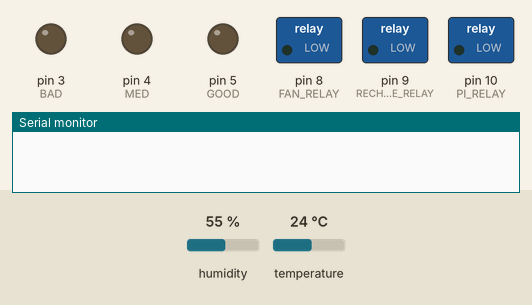
A sketch run on a simulated Arduino Uno, built with avr-gcc and run on an emulated ATmega328P. Parts: switched loads named in the sketch (green lamp = pin HIGH), output pins drawn as LEDs (lit = HIGH), the last lines printed to the serial monitor. Inputs (shaded band) come from the test bench; at power-on: humidity 55 %, temperature 24 °C.

Above: at 0.1 s.
At 0.5 s:
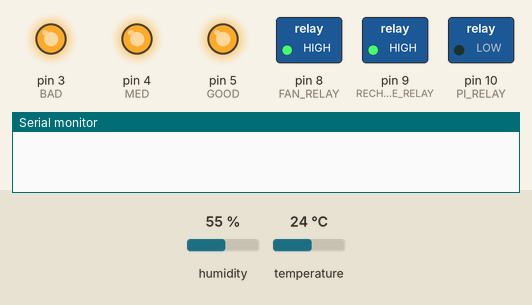
At 0.9 s:
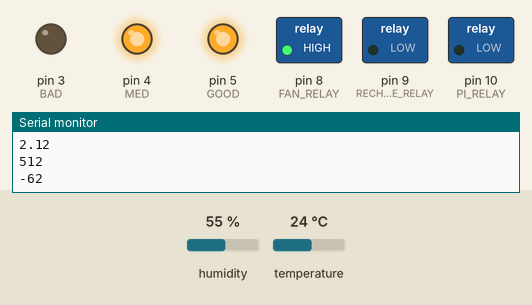
At 13.6 s:
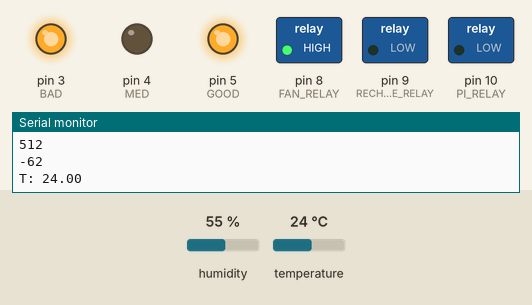
At 14.1 s:
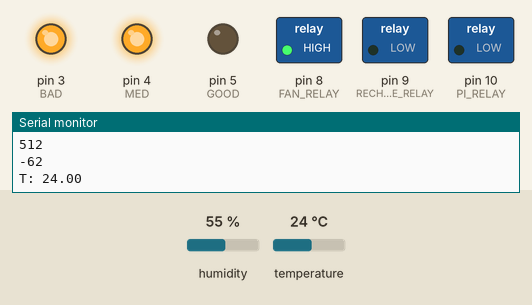
At 27.6 s:
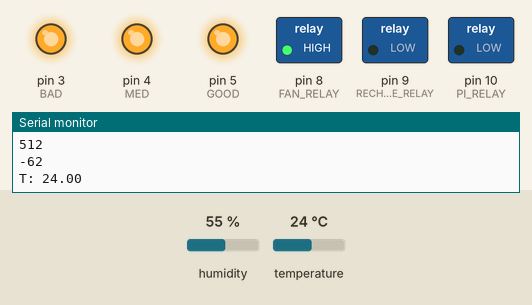
Timing chart, 0 to 40.0 s (numbered marks = the images above):
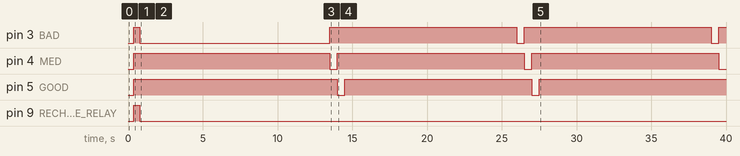

Measured:
- by itself, pin 3 (BAD): repeats every 13.0 s: HIGH 12.5 s, LOW 0.50 s
- by itself, pin 4 (MED), pin 5 (GOOD): alternates HIGH for 12.5 s and LOW for 0.50 s

The sketch:

hub.ino
```cpp
#include <DHT.h>

#define GOOD 5
#define MED 4
#define BAD 3
#define PI_RELAY 10
#define RECHARGE_RELAY 9
#define FAN_RELAY 8

#define CHARGE_ON
#define CHARGE_OFF

#define TEMPERATURE_PIN 2
#define BATTERY_PIN A0

DHT dht;

float lastTemp;
float lastBattery;
float temperature;
int sensorValue=0;

unsigned long previousMillis_temperature = 0;
const long temperature_interval = 120000;
unsigned long previousMillis_battery = 0;
const long battery_interval = 13000;

void temperature_check();
void battery_check();
void rgb_led();

void setup()
{
  // put your setup code here, to run once:
  Serial.begin(9600);

  dht.setup(TEMPERATURE_PIN);
  delay(200);

  pinMode(GOOD,OUTPUT);
  pinMode(MED,OUTPUT);
  pinMode(BAD,OUTPUT);
  pinMode(PI_RELAY,OUTPUT);
  pinMode(RECHARGE_RELAY,OUTPUT);
  pinMode(FAN_RELAY,OUTPUT);
  delay(200);

  digitalWrite(GOOD,HIGH);
  digitalWrite(MED,HIGH);
  digitalWrite(BAD,HIGH);
  digitalWrite(PI_RELAY,LOW);
  digitalWrite(RECHARGE_RELAY,HIGH);
  digitalWrite(FAN_RELAY,HIGH);
  delay(200);

  #if defined(__AVR_ATmega2560__)
   analogReference(INTERNAL1V1);
#else
   analogReference(INTERNAL);
#endif
  delay(200);

  battery_check();
  temperature_check();
  delay(200);
}

void loop()
{
  unsigned long currentMillis_temperature = millis();
  if (currentMillis_temperature - previousMillis_temperature >= temperature_interval)
  {
    previousMillis_temperature = currentMillis_temperature;
    temperature_check();
    battery_check();
  }

  unsigned long currentMillis_battery = millis();
  if(digitalRead(RECHARGE_RELAY)==LOW)
  if (currentMillis_battery - previousMillis_battery >= battery_interval)
  {
     previousMillis_battery = currentMillis_battery;
     for(int i=3;i<6;i++)
     {
        digitalWrite(i,HIGH);
     }
     for(int i=3;i<6;i++)
     {
        digitalWrite(i,LOW);
        delay(500);
        digitalWrite(i,HIGH);
     }
  }
}

void temperature_check()
{
  delay(dht.getMinimumSamplingPeriod());
  temperature = dht.getTemperature();
  if (isnan(temperature))
  {
      Serial.println("Failed reading temperature from DHT");
  }
  else if (temperature != lastTemp)
  {
    lastTemp = temperature;
    Serial.print("T: ");
    Serial.println(temperature);

    if(temperature>35)
    {
      digitalWrite(FAN_RELAY,LOW);
    }
    if(temperature<=26)
    {
      digitalWrite(FAN_RELAY,HIGH);
    }
  }
}

void battery_check()
{
   sensorValue = analogRead(BATTERY_PIN);
   float batteryV  = sensorValue * 0.004134897361;
   int batteryPcent = map(sensorValue,700,1000,0,100);
   if(batteryPcent!=lastBattery)
   {
      lastBattery=batteryPcent;
      Serial.println(batteryV);
      Serial.println(sensorValue);
      Serial.println(batteryPcent);
      if(batteryPcent<25)
      {
          digitalWrite(GOOD,HIGH);
          digitalWrite(MED,HIGH);
          digitalWrite(BAD,LOW);
      }
      else if((batteryPcent>25)&(batteryPcent<75))
      {
          digitalWrite(GOOD,HIGH);
          digitalWrite(BAD,HIGH);
          digitalWrite(MED,LOW);
      }
      else
      {
          digitalWrite(MED,HIGH);
          digitalWrite(BAD,HIGH);
          digitalWrite(GOOD,LOW);
      }

      if(batteryPcent<20)
      {
          digitalWrite(RECHARGE_RELAY,LOW);
      }
      if(batteryPcent==107)
      {
          digitalWrite(RECHARGE_RELAY,HIGH);
      }
   }
}
```
